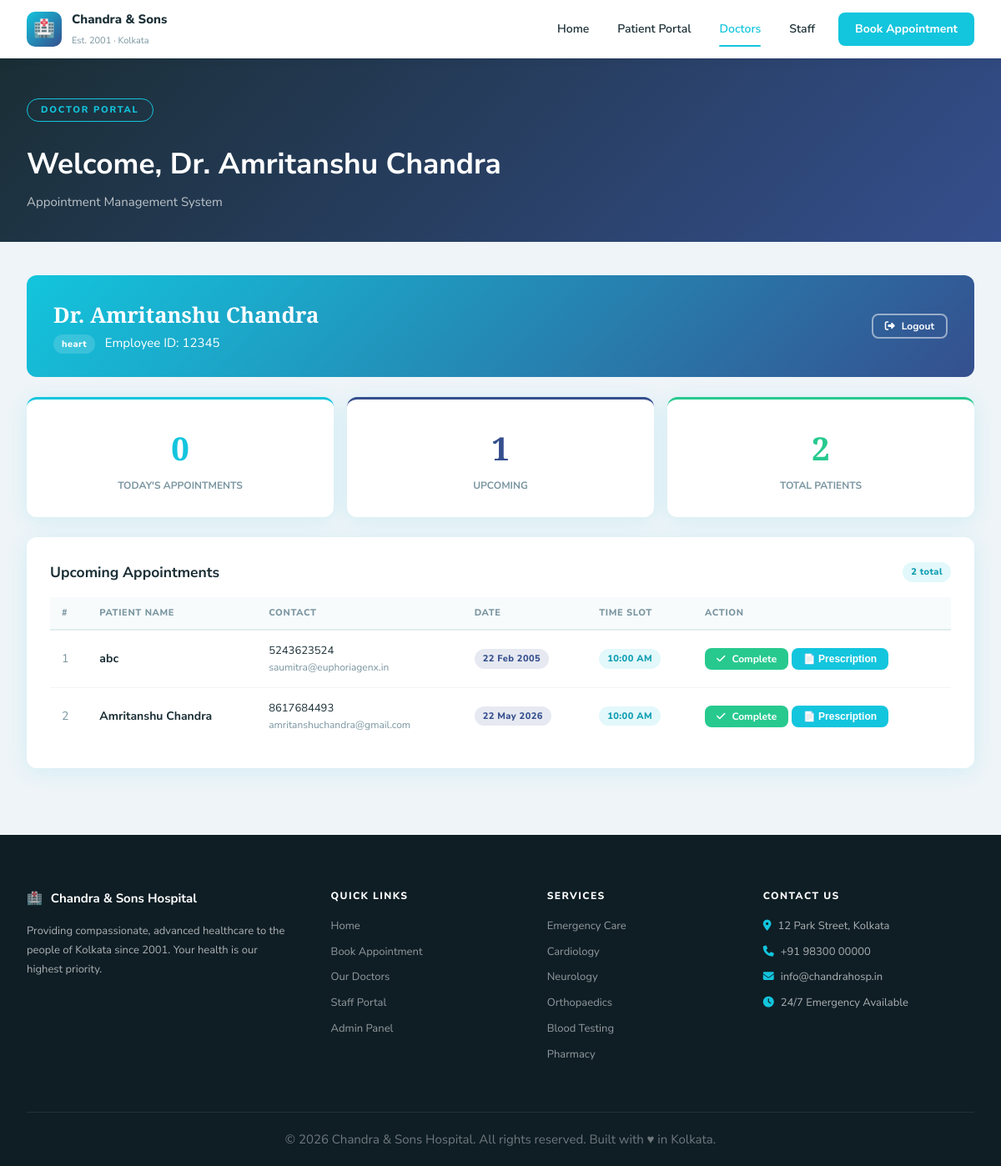
The page /doctor.php (signed in) on the database its author committed.
### tables this page shows
CREATE TABLE `users` (
  `id` int NOT NULL AUTO_INCREMENT,
  `name` varchar(100) DEFAULT NULL,
  `user_id` varchar(5) DEFAULT NULL,
  `password` varchar(100) DEFAULT NULL,
  `role` enum('doctor','staff') DEFAULT NULL,
  `created_at` varchar(50) DEFAULT NULL,
  `dept` varchar(100) DEFAULT 'General',
  PRIMARY KEY (`id`)
);

CREATE TABLE `appointments` (
  `id` int NOT NULL AUTO_INCREMENT,
  `patient_name` varchar(100) DEFAULT NULL,
  `email` varchar(100) DEFAULT NULL,
  `phone` varchar(15) DEFAULT NULL,
  `doctor_name` varchar(100) DEFAULT NULL,
  `appointment_date` date DEFAULT NULL,
  `appointment_time` varchar(50) DEFAULT NULL,
  `created_at` timestamp NULL DEFAULT CURRENT_TIMESTAMP,
  PRIMARY KEY (`id`)
);

### doctor.php (the view, shortened to what this page needs)
<?php
$conn = new mysqli("localhost", "root", "Amrit@2020", "doctor_booking");
$msg = "";
$doctor_data = null; $doctor_appointments = null;
$today_count = 0; $total_count = 0; $upcoming_count = 0;
if (isset($_SESSION['doctor_verified'])) {
    $dn = $conn->real_escape_string($_SESSION['doctor_name']);
    $d_res = $conn->query("SELECT * FROM users WHERE name='$dn' AND role='doctor'");
    $doctor_data = $d_res ? $d_res->fetch_assoc() : null;
    $doctor_appointments = $conn->query("SELECT * FROM appointments WHERE doctor_name='$dn' ORDER BY appointment_date ASC, appointment_time ASC");
    $today = date('Y-m-d');
    $tc = $conn->query("SELECT COUNT(*) as c FROM appointments WHERE doctor_name='$dn' AND appointment_date='$today'");
    if ($tc) { $today_count = $tc->fetch_assoc()['c']; }
    $tt = $conn->query("SELECT COUNT(*) as c FROM appointments WHERE doctor_name='$dn'");
    if ($tt) { $total_count = $tt->fetch_assoc()['c']; }
    $up = $conn->query("SELECT COUNT(*) as c FROM appointments WHERE doctor_name='$dn' AND appointment_date > '$today'");
    if ($up) { $upcoming_count = $up->fetch_assoc()['c']; }
}
$active_module = 'doctor';
require 'header.php';
?>
<div style="background:linear-gradient(135deg,var(--dark),var(--secondary));padding:48px 0 36px;">
  <div class="container">
    <span class="section-label" style="color:var(--primary);border-color:var(--primary);">Doctor Portal</span>
    <h1 style="color:white;font-size:2.2rem;margin-top:8px;">
      <?= isset($_SESSION['doctor_verified']) ? 'Welcome, Dr. '.htmlspecialchars($_SESSION['doctor_name']) : 'Doctor Login' ?>
    </h1>
    <p style="color:rgba(255,255,255,.7);margin-top:6px;">Appointment Management System</p>
  </div>
</div>
<div class="page-wrap page-wrap-alt">
<div class="container" style="padding-top:40px;">
<?php if (!isset($_SESSION['doctor_verified'])): ?>
<div style="max-width:460px;margin:auto;">
  <?php if ($msg): ?>
  <div class="alert alert-danger"><i class="fa fa-exclamation-circle"></i> <?= htmlspecialchars($msg) ?></div>
  <?php endif; ?>
  <div class="form-card">
    <div style="text-align:center;margin-bottom:28px;">
      <div style="width:72px;height:72px;border-radius:50%;background:linear-gradient(135deg,var(--primary),var(--secondary));display:grid;place-items:center;font-size:2rem;margin:0 auto 16px;">👨‍⚕️</div>
      <h3>Doctor Login</h3>
      <p class="text-muted">Access your appointment dashboard</p>
    </div>
    <form method="POST">
      <div class="form-group">
        <label class="form-label">Employee ID</label>
        <input name="uid" class="form-control" placeholder="Your doctor employee ID" required>
      </div>
      <div class="form-group">
        <label class="form-label">Password</label>
        <input type="password" name="pass" class="form-control" placeholder="Your password" required>
      </div>
      <button class="btn btn-primary btn-full" name="doctor_login">
        <i class="fa fa-sign-in-alt"></i> Login to Dashboard
      </button>
    </form>
  </div>
</div>
<?php else: ?>
<div class="dash-header">
  <div>
    <h2>Dr. <?= htmlspecialchars($_SESSION['doctor_name']) ?></h2>
    <p>
      <?php if ($doctor_data): ?>
      <span class="badge badge-primary" style="background:rgba(255,255,255,.15);color:white;">
        <?= htmlspecialchars($doctor_data['dept']) ?>
      </span>
      &nbsp; Employee ID: <?= htmlspecialchars($doctor_data['user_id'] ?? '—') ?>
      <?php endif; ?>
    </p>
  </div>
  <a href="doctor.php?logout=1" class="btn btn-outline-white btn-sm">
    <i class="fa fa-sign-out-alt"></i> Logout
  </a>
</div>
<div class="grid-3 mb-24" style="gap:16px;">
  <div class="dash-card" style="text-align:center;border-top:3px solid var(--primary);">
    <div style="font-size:2.4rem;font-family:'Playfair Display',serif;color:var(--primary);font-weight:900;"><?= $today_count ?></div>
    <div style="font-size:12px;color:var(--muted);font-weight:700;margin-top:4px;">TODAY'S APPOINTMENTS</div>
  </div>
  <div class="dash-card" style="text-align:center;border-top:3px solid var(--secondary);">
    <div style="font-size:2.4rem;font-family:'Playfair Display',serif;color:var(--secondary);font-weight:900;"><?= $upcoming_count ?></div>
    <div style="font-size:12px;color:var(--muted);font-weight:700;margin-top:4px;">UPCOMING</div>
  </div>
  <div class="dash-card" style="text-align:center;border-top:3px solid #27c98f;">
    <div style="font-size:2.4rem;font-family:'Playfair Display',serif;color:#27c98f;font-weight:900;"><?= $total_count ?></div>
    <div style="font-size:12px;color:var(--muted);font-weight:700;margin-top:4px;">TOTAL PATIENTS</div>
  </div>
</div>
<div class="dash-card">
  <div class="flex-between mb-16">
    <h3>Upcoming Appointments</h3>
    <span class="badge badge-primary"><?= $total_count ?> total</span>
  </div>
  <?php if ($doctor_appointments && $doctor_appointments->num_rows > 0): ?>
  <div class="table-wrap">
    <table>
      <thead>
        <tr>
          <th>#</th>
          <th>Patient Name</th>
          <th>Contact</th>
          <th>Date</th>
          <th>Time Slot</th>
          <th>Action</th>
        </tr>
      </thead>
      <tbody>
        <?php $i = 1; while ($row = $doctor_appointments->fetch_assoc()): ?>
        <tr>
          <td class="text-muted"><?= $i++ ?></td>
          <td>
            <div style="font-weight:700;color:var(--dark);"><?= htmlspecialchars($row['patient_name']) ?></div>
          </td>
          <td>
            <div style="font-size:13px;"><?= htmlspecialchars($row['phone']) ?></div>
            <div style="font-size:12px;color:var(--muted);"><?= htmlspecialchars($row['email']) ?></div>
          </td>
          <td>
            <?php
            $d = strtotime($row['appointment_date']);
            $isToday = date('Y-m-d', $d) === date('Y-m-d');
            ?>
            <span class="badge <?= $isToday ? 'badge-success' : 'badge-secondary' ?>">
              <?= $isToday ? 'Today' : date('d M Y', $d) ?>
            </span>
          </td>
          <td><span class="badge badge-primary"><?= htmlspecialchars($row['appointment_time']) ?></span></td>
          <td>
            <a href="doctor.php?delete_id=<?= $row['id'] ?>"
             class="btn btn-success btn-sm"
             onclick="return confirm('Mark this appointment as completed?')">
              <i class="fa fa-check"></i> Complete
           </a>
  <button class="btn btn-primary btn-sm"
    onclick="openForm('<?= $row['patient_name'] ?>','<?= $row['email'] ?>')">
    📄 Prescription
  </button>
</td>
        </tr>
        <?php endwhile; ?>
      </tbody>
    </table>
  </div>
  <?php endif; ?>
</div>
<?php endif; ?>
</div>
</div>
<?php require 'footer.php'; ?>

### header.php (shortened to what this page needs)
<?php
$active_module = $active_module ?? 'home';
?>
<!DOCTYPE html>
<html lang="en">
<head>
<link href="https://cdnjs.cloudflare.com/ajax/libs/font-awesome/6.4.0/css/all.min.css" rel="stylesheet">
<link href="css/style.css" rel="stylesheet">
</head>
<body>
<nav class="site-nav">
  <div class="nav-inner">
    <a href="index.php" class="nav-brand">
      <div class="nav-logo">🏥</div>
      <div class="nav-brand-text">
        <strong>Chandra &amp; Sons</strong>
        <small>Est. 2001 · Kolkata</small>
      </div>
    </a>
    <div class="nav-links">
      <a href="index.php"   class="nav-link <?= $active_module==='home'    ?'active':'' ?>">Home</a>
      <a href="patient.php" class="nav-link <?= $active_module==='patient' ?'active':'' ?>">Patient Portal</a>
      <a href="doctor.php"  class="nav-link <?= $active_module==='doctor'  ?'active':'' ?>">Doctors</a>
      <a href="staff.php"   class="nav-link <?= $active_module==='staff'   ?'active':'' ?>">Staff</a>
      <a href="patient.php" class="nav-link nav-cta">Book Appointment</a>
    </div>
  </div>
</nav>

### footer.php (shortened to what this page needs)
<footer class="site-footer">
  <div class="container">
    <div class="footer-grid">
      <div>
        <div class="footer-brand">
          <span>🏥</span> <strong>Chandra &amp; Sons Hospital</strong>
        </div>
        <p class="footer-desc">Providing compassionate, advanced healthcare to the people of Kolkata since 2001. Your health is our highest priority.</p>
      </div>
      <div>
        <div class="footer-title">Quick Links</div>
        <ul class="footer-links">
          <li><a href="index.php">Home</a></li>
          <li><a href="patient.php">Book Appointment</a></li>
          <li><a href="doctor.php">Our Doctors</a></li>
          <li><a href="staff.php">Staff Portal</a></li>
          <li><a href="admin.php">Admin Panel</a></li>
        </ul>
      </div>
      <div>
        <div class="footer-title">Services</div>
        <ul class="footer-links">
          <li><a href="services/emergency.php">Emergency Care</a></li>
          <li><a href="services/cardiology.php">Cardiology</a></li>
          <li><a href="services/neurology.php">Neurology</a></li>
          <li><a href="services/orthopaedics.php">Orthopaedics</a></li>
          <li><a href="services/blood-testing.php">Blood Testing</a></li>
          <li><a href="services/pharmacy.php">Pharmacy</a></li>
        </ul>
      </div>
      <div>
        <div class="footer-title">Contact Us</div>
        <ul class="footer-links">
          <li><i class="fa fa-map-marker-alt" style="color:var(--primary);margin-right:8px"></i>12 Park Street, Kolkata</li>
          <li><i class="fa fa-phone" style="color:var(--primary);margin-right:8px"></i>+91 98300 00000</li>
          <li><i class="fa fa-envelope" style="color:var(--primary);margin-right:8px"></i>info@chandrahosp.in</li>
          <li><i class="fa fa-clock" style="color:var(--primary);margin-right:8px"></i>24/7 Emergency Available</li>
        </ul>
      </div>
    </div>
    <div class="footer-bottom">
      <p style="color:rgba(255,255,255,.4)">© <?= date('Y') ?> Chandra &amp; Sons Hospital. All rights reserved. Built with ♥ in Kolkata.</p>
    </div>
  </div>
</footer>
</body>
</html>

### rows shown on the page
users: dept "heart", user "12345"
appointments: patient_name "abc", phone "5243623524", email "saumitra@euphoriagenx.in", appointment_date "22 Feb 2005", appointment_time "10:00 AM"
appointments: patient_name "Amritanshu Chandra", phone "8617684493", email "amritanshuchandra@gmail.com", appointment_date "22 May 2026", appointment_time "10:00 AM"

### other values the page prints
$_SESSION['doctor_name'] "Amritanshu Chandra"
$today_count "0"
$upcoming_count "1"
$total_count "2"
